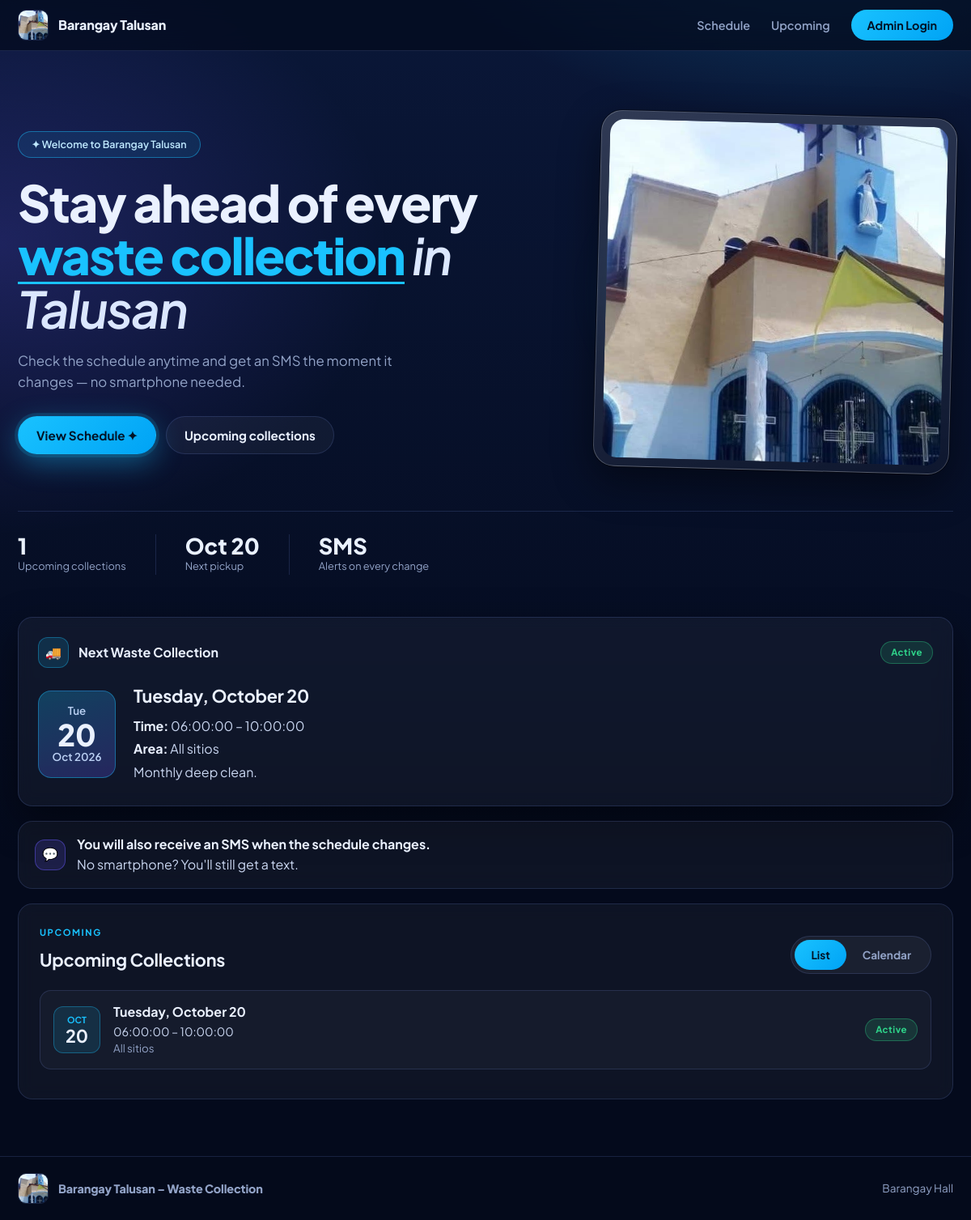
The page / on the database its author committed.
### tables this page shows
CREATE TABLE IF NOT EXISTS schedules (
  schedule_id INT AUTO_INCREMENT PRIMARY KEY,
  collection_date DATE NOT NULL,
  start_time TIME NOT NULL,
  end_time TIME NOT NULL,
  notes VARCHAR(255) NOT NULL,
  status ENUM('Draft','Active','Done') NOT NULL DEFAULT 'Draft',
  created_by INT NOT NULL,
  coverage_area VARCHAR(255) NULL,
  FOREIGN KEY (created_by) REFERENCES admin(admin_id),
  INDEX idx_schedule_date (collection_date),
  INDEX idx_schedule_status (status)
);

### index.php (the view, shortened to what this page needs)
<?php
require __DIR__ . '/config.php';
$selectedMonth = $_GET['m'] ?? date('Y-m');
$nextSchedule = getNextSchedule();
$upcoming = getUpcomingSchedules();
$calendarRows = query(
    "SELECT * FROM schedules WHERE status = 'Active' AND DATE_FORMAT(collection_date, '%Y-%m') = ? ORDER BY collection_date ASC, start_time ASC",
    [$selectedMonth]
);
$activeCount = getActiveScheduleCount();
generatePageHeader('Waste Collection Schedule', false, 'live-page');
?>
<section class="hero">
    <div class="hero-copy">
        <span class="pill">✦ Welcome to Barangay Talusan</span>
        <h1>Stay ahead of every <span class="accent">waste collection</span> <em>in Talusan</em></h1>
        <p class="hero-sub">Check the schedule anytime and get an SMS the moment it changes — no smartphone needed.</p>
        <div class="hero-actions">
            <a href="#schedule" class="primary-btn glow">View Schedule ✦</a>
            <a href="#upcoming" class="ghost-btn">Upcoming collections</a>
        </div>
    </div>
    <div class="hero-visual">
        <div class="device">
            <img src="logo.jpg" alt="Barangay Talusan church">
        </div>
    </div>
    <div class="hero-stats">
        <div class="stat-item">
            <strong><?= h($activeCount) ?></strong>
            <span>Upcoming collections</span>
        </div>
        <div class="stat-item">
            <strong><?= $nextSchedule ? h(date('M j', strtotime($nextSchedule['collection_date']))) : '—' ?></strong>
            <span>Next pickup</span>
        </div>
        <div class="stat-item">
            <strong>SMS</strong>
            <span>Alerts on every change</span>
        </div>
    </div>
</section>
<?php if ($nextSchedule): ?>
    <section class="next-card">
        <div class="next-header">
            <span class="icon-badge">🚚</span>
            <strong>Next Waste Collection</strong>
            <span class="status-badge status-active">Active</span>
        </div>
        <div class="next-body">
            <div class="date-box">
                <small><?= h(date('D', strtotime($nextSchedule['collection_date']))) ?></small>
                <strong><?= h(date('d', strtotime($nextSchedule['collection_date']))) ?></strong>
                <small><?= h(date('M Y', strtotime($nextSchedule['collection_date']))) ?></small>
            </div>
            <div class="schedule-text">
                <h2><?= h(date('l, F j', strtotime($nextSchedule['collection_date']))) ?></h2>
                <p><strong>Time:</strong> <?= h($nextSchedule['start_time']) ?> – <?= h($nextSchedule['end_time']) ?></p>
                <p><strong>Area:</strong> <?= h($nextSchedule['coverage_area'] ?: 'All sitios') ?></p>
                <p><?= h($nextSchedule['notes']) ?></p>
            </div>
        </div>
    </section>
<?php endif; ?>
<div class="sms-notice">
    <span class="icon-badge blue">💬</span>
    <div>
        <strong>You will also receive an SMS when the schedule changes.</strong><br>
        No smartphone? You'll still get a text.
    </div>
</div>
<section class="upcoming-section" id="upcoming">
    <div class="section-head">
        <div>
            <p class="eyebrow">UPCOMING</p>
            <h2>Upcoming Collections</h2>
        </div>
        <div class="view-toggle">
            <button type="button" class="toggle-btn active" data-view="list">List</button>
            <button type="button" class="toggle-btn" data-view="calendar">Calendar</button>
        </div>
    </div>
    <div id="list-view">
        <?php if ($upcoming): ?>
            <?php foreach ($upcoming as $row): ?>
                <article class="schedule-row">
                    <div class="date-pill">
                        <small><?= h(date('M', strtotime($row['collection_date']))) ?></small>
                        <strong><?= h(date('d', strtotime($row['collection_date']))) ?></strong>
                    </div>
                    <div class="info">
                        <strong><?= h(date('l, F j', strtotime($row['collection_date']))) ?></strong>
                        <span><?= h($row['start_time']) ?> – <?= h($row['end_time']) ?></span>
                        <small><?= h($row['coverage_area'] ?: 'All sitios') ?></small>
                    </div>
                    <span class="status-badge status-active">Active</span>
                </article>
            <?php endforeach; ?>
        <?php else: ?>
            <div class="empty-message">No collections scheduled yet.</div>
        <?php endif; ?>
    </div>
</section>
<?php generatePageFooter(false); ?>

### config.php (shortened to what this page needs)
<?php
function db(): mysqli
{
    static $conn = null;
    if ($conn === null) {
        $conn = new mysqli(DB_HOST, DB_USER, DB_PASS, DB_NAME);
        $conn->set_charset('utf8mb4');
    }
    return $conn;
}
function query(string $sql, array $params = [], bool $returnInsertId = false)
{
    $stmt = db()->prepare($sql);
    if ($params) {
        $types = '';
        foreach ($params as $value) {
            if (is_int($value) || is_bool($value)) {
                $types .= 'i';
            } elseif (is_float($value)) {
                $types .= 'd';
            } else {
                $types .= 's';
            }
        }
        $stmt->bind_param($types, ...$params);
    }
    $stmt->execute();
    $result = $stmt->get_result();
    if ($result) {
        return $result->fetch_all(MYSQLI_ASSOC);
    }
    return true;
}
function fetchOne(string $sql, array $params = [])
{
    $rows = query($sql, $params);
    return $rows[0] ?? null;
}
function h($value): string
{
    return htmlspecialchars((string) $value, ENT_QUOTES, 'UTF-8');
}
function getNextSchedule(): ?array
{
    $rows = query(
        "SELECT * FROM schedules WHERE status = 'Active' AND collection_date >= CURDATE() ORDER BY collection_date ASC, start_time ASC LIMIT 1"
    );
    return $rows[0] ?? null;
}
function getUpcomingSchedules(): array
{
    return query(
        "SELECT * FROM schedules WHERE status = 'Active' AND collection_date >= CURDATE() ORDER BY collection_date ASC, start_time ASC LIMIT 10"
    );
}
function getActiveScheduleCount(): int
{
    $row = fetchOne("SELECT COUNT(*) AS total FROM schedules WHERE status = 'Active' AND collection_date >= CURDATE()");
    return (int) ($row['total'] ?? 0);
}
function generatePageHeader(string $title, bool $isAdmin = false, string $bodyClass = ''): void
{
    global $page;
    $classes = trim(($isAdmin ? 'admin-page' : 'public-page') . ' ' . $bodyClass);
    echo '<!doctype html>';
    echo '<html lang="en">';
    echo '<head>';
    echo '<link rel="stylesheet" href="style.css">';
    echo '</head>';
    echo '<body class="' . h($classes) . '">';
    if ($isAdmin) {
        $admin = currentAdmin();
        $initials = '';
        $nameParts = preg_split('/\s+/', trim($admin['full_name'] ?? 'Admin'));
        foreach (array_slice($nameParts, 0, 2) as $part) {
            $initials .= strtoupper(substr($part, 0, 1));
        }
        echo '<div class="admin-shell">';
        echo '<aside class="sidebar">';
        echo '<div class="brand-wrap">';
        echo '<img src="logo.jpg" alt="Barangay Talusan logo" class="brand-logo">';
        echo '<div class="brand-text"><strong>Barangay Talusan</strong><small>Waste Collection</small></div>';
        echo '</div>';
        echo '<nav class="sidebar-nav">';
        echo '<a href="admin.php?p=dashboard" class="' . ($page === 'dashboard' ? 'active' : '') . '">Dashboard</a>';
        echo '<a href="admin.php?p=schedules" class="' . ($page === 'schedules' || $page === 'schedule_form' ? 'active' : '') . '">Manage Schedule</a>';
        echo '<a href="admin.php?p=schedule_logs" class="' . ($page === 'schedule_logs' ? 'active' : '') . '">Schedule Logs</a>';
        echo '<a href="admin.php?p=sms" class="' . ($page === 'sms' ? 'active' : '') . '">SMS Delivery Log</a>';
        echo '<a href="admin.php?p=residents" class="' . ($page === 'residents' ? 'active' : '') . '">Residents</a>';
        echo '<a href="admin.php?p=deleted_residents" class="' . ($page === 'deleted_residents' ? 'active' : '') . '">Deleted Residents</a>';
        echo '</nav>';
        echo '<form method="post" action="logout.php" class="logout-form">';
        echo '<input type="hidden" name="csrf_token" value="' . h(csrfToken()) . '">';
        echo '<button type="submit" class="logout-btn">Log out</button>';
        echo '</form>';
        echo '</aside>';
        echo '<div class="admin-main">';
        echo '<header class="admin-topbar">';
        echo '<div class="topbar-user">';
        echo '<span class="avatar">' . h($initials) . '</span>';
        echo '<div>';
        echo '<strong>' . h($admin['full_name'] ?? 'Admin') . '</strong>';
        echo '<small>' . h($admin['position'] ?? 'Barangay Secretary') . '</small>';
        echo '</div>';
        echo '</div>';
        echo '</header>';
        echo '<main class="admin-content">';
    } else {
        echo '<header class="public-header">';
        echo '<div class="public-nav">';
        echo '<a href="index.php" class="brand-inline"><img src="logo.jpg" alt="Barangay Talusan logo"><span>Barangay Talusan</span></a>';
        echo '<nav class="public-links">';
        echo '<a href="index.php#schedule">Schedule</a>';
        echo '<a href="index.php#upcoming">Upcoming</a>';
        if (!empty($_SESSION['admin']['admin_id'])) {
            echo '<a href="admin.php" class="nav-cta">Dashboard</a>';
        } else {
            echo '<a href="login.php" class="nav-cta">Admin Login</a>';
        }
        echo '</nav>';
        echo '</div>';
        echo '</header>';
        echo '<main class="public-content">';
    }
}
function generatePageFooter(bool $isAdmin = false): void
{
    echo '</main>';
    echo '<footer class="site-footer">';
    echo '<div class="footer-inner">';
    echo '<div class="brand-inline footer-brand"><img src="logo.jpg" alt="Barangay Talusan logo"><span>Barangay Talusan – Waste Collection</span></div>';
    echo '<div class="barangay-hall">Barangay Hall</div>';
    echo '</div>';
    echo '</footer>';
    echo '</body>';
    echo '</html>';
}

### rows shown on the page
schedules: collection_date "Oct 20", collection_date "Tue", collection_date "20", collection_date "Oct 2026", collection_date "Tuesday, October 20", start_time "06:00:00", end_time "10:00:00", coverage_area "All sitios", notes "Monthly deep clean.", collection_date "OCT"

### other values the page prints
$activeCount "1"
